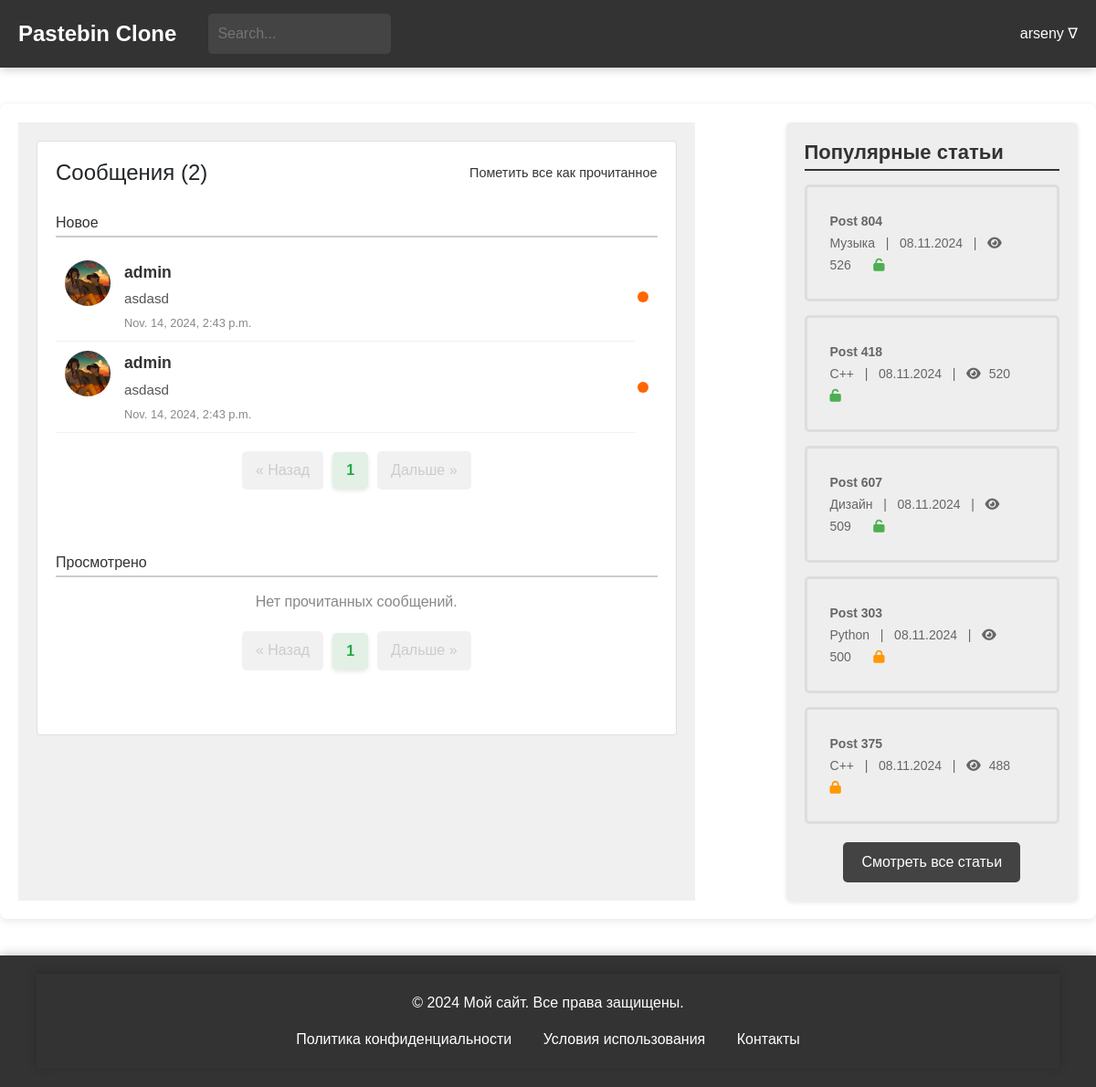
/general/messages/ (signed in), run on the app's committed database.
### users/models.py (models this page shows)
class CustomUser(AbstractUser):
    bio = models.TextField(blank=True, null=True)
    favorites = models.ManyToManyField('blog.Paste', related_name='favorited_by', blank=True)
    address = models.CharField(max_length=100, blank=True, null=True)
    avatar = models.ImageField(upload_to='avatars/', blank=True, null=True)
    groups = models.ManyToManyField(
        'auth.Group',
        related_name='customuser_set',
        blank=True
    )
    user_permissions = models.ManyToManyField(
        'auth.Permission',
        related_name='customuser_set',
        blank=True
    )
    def __str__(self):
        return self.username
    class Meta:
        verbose_name = "Пользователь"
        verbose_name_plural = "Пользователи"

### general/models.py (models this page shows, shortened)
class Messages(models.Model):
    user = models.ForeignKey(CustomUser, on_delete=models.CASCADE, related_name='message_receiver', default=None)
    sender = models.ForeignKey(CustomUser, on_delete=models.CASCADE, related_name='message_sender', default=None)
    post = models.ForeignKey(Paste, on_delete=models.CASCADE)
    text = models.TextField()
    send_time = models.DateTimeField(auto_now_add=True)
    is_checked = models.BooleanField(default=False)
    class Meta:
        verbose_name = 'Сообщение'
        verbose_name_plural = 'Сообщения'

### blog/models.py (models this page shows, shortened)
class Paste(models.Model):
    ACCESS_STATUS_CHOICES = [
        (0, 'Private'),
        (1, 'Public'),
        (2, 'Draft'),
    ]
    TIME_LIVE_CHOICES = [
        (None, 'Никогда'),
        (timedelta(minutes=2), 'Через 2 минуты'),
        (timedelta(hours=1), 'Через 1 час'),
        (timedelta(days=1), 'Через 1 день'),
        (timedelta(weeks=1), 'Через 1 неделю'),
    ]
    title = models.CharField(max_length=200)
    content = models.TextField()
    author = models.ForeignKey(User, on_delete=models.CASCADE)
    created_at = models.DateTimeField(auto_now_add=True)
    updated_at = models.DateTimeField(auto_now=True)
    slug = models.UUIDField(default=uuid.uuid4, editable=False, unique=True)
    tags = models.ManyToManyField(Tag, related_name='posts')
    category = models.ForeignKey(Category, on_delete=models.SET_NULL, null=True)
    access_status = models.IntegerField(choices=ACCESS_STATUS_CHOICES, default=1)
    time_live = models.DurationField(null=True, blank=True)
    password = models.CharField(max_length=100, null=True, blank=True)
    is_delete_after_read = models.BooleanField(default=False)
    views_count = models.PositiveIntegerField(default=0)
    favourite_count = models.PositiveIntegerField(default=0)
    def get_formatted_created_at(self):
        return self.created_at.strftime('%d.%m.%Y')
    class Meta:
        verbose_name = 'Паста'
        verbose_name_plural = 'Паста'

class Category(models.Model):
    name = models.CharField(max_length=30, unique=True)
    parent = models.ForeignKey(
        'self',
        on_delete=models.CASCADE,
        null=True, blank=True,
        related_name='subcategories'
    )
    def __str__(self):
        return self.name
    class Meta:
        verbose_name = 'Категория'
        verbose_name_plural = 'Категории'

### general/views.py (the view)
# urls.py: path('messages/', views.messages, name='messages'),
def messages(request):
    mess = Messages.objects.all().filter(user=request.user)
    unread_messages = mess.filter(is_checked=False)[::-1]
    read_messages = mess.filter(is_checked=True)[::-1]
    unread_paginator = Paginator(unread_messages, 4)
    unread_page_number = request.GET.get('unread_page')
    unread_page_obj = unread_paginator.get_page(unread_page_number)
    read_paginator = Paginator(read_messages, 4)
    read_page_number = request.GET.get('read_page')
    read_page_obj = read_paginator.get_page(read_page_number)
    popular_posts = Paste.objects.order_by('-views_count')[:5]
    return render(request, 'messages.html', {
        'popular_posts': popular_posts,
        'unread_messages': unread_page_obj,
        'read_messages': read_page_obj,
    })

### general/context_processors.py (called while the page is built)
def unread_counts(request):
    if request.user.is_authenticated:
        unread_messages_count = Messages.objects.filter(user=request.user, is_checked=False).count()
        unread_notifications_count = Notifications.objects.filter(user=request.user, is_checked=False).count()
    else:
        unread_messages_count = 0
        unread_notifications_count = 0
    return {
        'unread_messages_count': unread_messages_count,
        'unread_notifications_count': unread_notifications_count,
    }

### general/templates/messages.html (shortened to what this page needs)
{% extends 'blog/temps/base.html' %}
{% load static %}
{% block head %}
<link href="https://stackpath.bootstrapcdn.com/bootstrap/4.5.2/css/bootstrap.min.css" rel="stylesheet">
<link rel="stylesheet" href="https://cdnjs.cloudflare.com/ajax/libs/font-awesome/5.15.1/css/all.min.css">
<link rel="stylesheet" type="text/css" href="{% static 'css/user_profile.css' %}">
<link rel="stylesheet" type="text/css" href="{% static 'css/messages.css' %}">
{% endblock %}
{% block content %}
<main>
    <div class="main-container">
        <div class="left-block">
            <div class="card messages-block">
                <div class="card-body">
                    <div class="card-title-container">
                        <h4 class="card-title">Сообщения ({{ unread_messages.paginator.count }})</h4>
                        <a href="{% url 'general:mark-all-messages-read' %}" class="mark-all-read">Пометить все как
                            прочитанное</a>
                    </div>
                    <div class="messages-section">
                        <h4 class="section-title">Новое</h4>
                        <ul class="messages-list">
                            {% for message in unread_messages %}
                            <li class="message-item">
                                <a href="{% url 'general:mark-message-read' message.id %}" class="message-link">
                                    <div class="message-avatar">
                                        <img src="{% if message.sender.avatar %}{{ message.sender.avatar.url }}{% else %}https://th.bing.com/th/id/OIP.0TsJGYhWWOy_hBFOH0hX-gHaHa?rs=1&pid=ImgDetMain{% endif %}"
                                             alt="Avatar" class="avatar-img">
                                    </div>
                                    <div class="message-content">
                                        <span class="message-sender">{{ message.sender }}</span>
                                        <p class="message-text">{{ message.text }}</p>
                                        <span class="message-time">{{ message.send_time }}</span>
                                    </div>
                                    <span class="notification-badge"></span>
                                </a>
                            </li>
                            {% empty %}
                            <p class="no-messages">Нет новых сообщений.</p>
                            {% endfor %}
                        </ul>
                        {% include 'temps/messages_paginator_unread.html' %}
                    </div>
                    <div class="messages-section">
                        <h4 class="section-title">Просмотрено</h4>
                        <ul class="messages-list">
                            {% for message in read_messages %}
                            <li class="message-item">
                                <a href="{% url 'blog:post-detail' message.post.slug %}" class="message-link">
                                    <div class="message-avatar">
                                        <img src="{% if message.sender.avatar %}{{ message.sender.avatar.url }}{% else %}https://th.bing.com/th/id/OIP.0TsJGYhWWOy_hBFOH0hX-gHaHa?rs=1&pid=ImgDetMain{% endif %}"
                                             alt="Avatar" class="avatar-img">
                                    </div>
                                    <div class="message-content">
                                        <span class="message-sender">{{ message.sender }}</span>
                                        <p class="message-text">{{ message.text }}</p>
                                        <span class="message-time">{{ message.send_time }}</span>
                                    </div>
                                </a>
                            </li>
                            {% empty %}
                            <p class="no-messages">Нет прочитанных сообщений.</p>
                            {% endfor %}
                        </ul>
                        {% include 'temps/messages_paginator_read.html' %}
                    </div>
                </div>
            </div>
        </div>
        {% include 'blog/temps/popular_posts.html' %}
    </div>
</main>
{% endblock %}

### blog/templates/blog/temps/header.html (shortened to what this page needs)
{% load static %}
<head>
    <link rel="stylesheet" type="text/css" href="{% static 'css/header.css' %}">
</head>
<header>
    <div class="header-container">
        <a href="{% url 'blog:index' %}" style='all: unset;'>
            <div class="header-logo">Pastebin Clone</div>
        </a>
        <div class="header-search">
            <form method="get" action="{% url 'blog:posts-list' %}">
                <input type="search" name="search" placeholder="Search..." value="{{ search_query }}">
            </form>
        </div>
        {% if request.user.is_authenticated %}
        <div class="header-auth">
            <span class="dropdown-toggle" style="margin-left: 10px; position: relative;">
                {{ request.user.username }} &#8711;
            </span>
        </div>
        {% else %}
        <div class="header-auth">
            <a href="{% url 'users:login' %}" class="auth-link">Log In /</a>
            <a href="{% url 'users:register' %}" class="auth-link">Sign In</a>
        </div>
        {% endif %}
    </div>
</header>

### blog/templates/blog/temps/popular_posts.html
{% load static %}
<head>
    <link rel="stylesheet" type="text/css" href="{% static 'css/popular_posts.css' %}">
    <link rel="stylesheet" href="https://cdnjs.cloudflare.com/ajax/libs/font-awesome/6.0.0-beta3/css/all.min.css">
</head>
<div class="right-block">
    <h2>Популярные статьи</h2>
    <ul>
        {% for popular_post in popular_posts %}
        <li>
            <a href="{% url 'blog:post-detail' popular_post.slug %}">
                <span class="article-title">{{popular_post.title}}</span>
                <br>
                <span class="article-meta">{{ popular_post.category }} &nbsp; | &nbsp; {{ popular_post.get_formatted_created_at }} &nbsp; |  &nbsp;
                                    <i class="fa fa-eye"></i> <span
                            class="view-count">{{popular_post.views_count}}</span></span>
                {% if popular_post.password %}
                <span><i class="fa fa-lock" aria-hidden="true" style="color: #FF9800;"></i></span>
                {% else %}
                <span><i class="fa fa-unlock" aria-hidden="true" style="color: #4CAF50;"></i></span>
                {% endif %}
            </a>
        </li>
        {% endfor %}
    </ul>
     <div class="all-posts-link">
        <a href="{% url 'blog:posts-list' %}">Смотреть все статьи</a>
    </div>
</div>

### users/static/css/user_profile.css (style rules this page uses)
body { margin: 0; padding: 0; font-family: Arial, sans-serif; }
.main-container { display: flex; justify-content: space-between; max-width: 1400px; margin: 40px auto; padding: 20px; box-shadow: 0 2px 10px rgba(0, 0, 0, 0.1); border-radius: 8px; background-color: #ffffff; }
.left-block { width: 70%; background-color: #f0f0f0; padding: 20px; margin-right: 50px; overflow-y: auto; flex-grow: 1; }
.right-block { width: 30%; background-color: #eeeeee; padding: 20px; height: auto; border-radius: 5px; margin-left: 50px; }
.right-block h2 { font-size: 22px; font-weight: bold; margin-bottom: 15px; color: #333; border-bottom: 2px solid #333333FF; padding-bottom: 5px; }
.right-block ul { list-style: none; padding: 0; margin: 0; }
.right-block li { margin-bottom: 15px; padding: 10px; border: 3px solid #ddd; border-radius: 5px; transition: background-color 0.3s; }
.right-block a { display: block; padding: 15px; color: #333; text-decoration: none; border-radius: 5px; transition: background-color 0.3s; }
.right-block span { font-size: 14px; color: #666; }
.right-block i { font-size: 14px; margin-right: 5px; }
.article-title { font-weight: bold; font-size: 34px; }
.view-count { margin-left: 0; }

### general/static/css/messages.css (style rules this page uses)
body { margin: 0; padding: 0; font-family: Arial, sans-serif; }
.main-container { display: flex; justify-content: space-between; max-width: 1400px; margin: 40px auto; padding: 20px; box-shadow: 0 2px 10px rgba(0, 0, 0, 0.1); border-radius: 8px; background-color: #ffffff; }
.left-block { width: 70%; background-color: #f0f0f0; padding: 20px; margin-right: 50px; overflow-y: auto; flex-grow: 1; }
.right-block { width: 30%; background-color: #eeeeee; padding: 20px; height: auto; border-radius: 5px; margin-left: 50px; }
.right-block h2 { font-size: 22px; font-weight: bold; margin-bottom: 15px; color: #333; border-bottom: 2px solid #333333FF; padding-bottom: 5px; }
.right-block ul { list-style: none; padding: 0; margin: 0; }
.right-block li { margin-bottom: 15px; padding: 10px; border: 3px solid #ddd; border-radius: 5px; transition: background-color 0.3s; }
.right-block a { display: block; padding: 15px; color: #333; text-decoration: none; border-radius: 5px; transition: background-color 0.3s; }
.right-block span { font-size: 14px; color: #666; }
.right-block i { font-size: 14px; margin-right: 5px; }
.article-title { font-weight: bold; font-size: 34px; }
.view-count { margin-left: 0; }
.messages-block { margin-bottom: 20px; }
.messages-list { list-style: none; padding: 0; margin: 0; }
.message-item { padding: 0; }
.message-link { display: flex; align-items: flex-start; padding: 10px; border-bottom: 1px solid #f1f1f1; text-decoration: none; color: inherit; transition: background-color 0.3s; }
.message-avatar { margin-right: 15px; }
.avatar-img { width: 50px; height: 50px; border-radius: 50%; object-fit: cover; }
.message-content { flex-grow: 1; }
.message-sender { font-weight: bold; font-size: 1.1em; color: #333; }
.message-text { margin: 5px 0; font-size: 0.95em; color: #555; }
.message-time { font-size: 0.8em; color: #888; display: block; margin-top: 5px; }
.no-messages { text-align: center; color: #888; font-size: 1em; margin-top: 15px; }
.message-item { position: relative; padding-right: 25px; }
.card-title-container { display: flex; justify-content: space-between; align-items: center; margin-bottom: 10px; }
.card-title { margin: 0; font-size: 1.5em; }
.mark-all-read { font-size: 0.9em; color: #333333; text-decoration: none; cursor: pointer; }
.messages-section { margin-bottom: 30px; padding-top: 20px; }
.section-title { font-size: 1em; color: #333; margin-bottom: 15px; border-bottom: 2px solid #ccc; padding-bottom: 5px; }
.notification-badge { position: absolute; top: 50%; right: 10px; width: 12px; height: 12px; background-color: #ff6600; border-radius: 50%; transform: translateY(-50%); }

### blog/static/css/footer.css (style rules this page uses)
html, body { height: 100%; margin: 0; }
body { display: flex; flex-direction: column; }
main { flex: 1; }

### data on the page
CustomUser: user.username "arseny"
Messages: sender.avatar (picture), sender "admin", text "asdasd", send_time "Nov. 14, 2024, 2:43 p.m."
Messages: sender.avatar (picture), sender "admin", text "asdasd", send_time "Nov. 14, 2024, 2:43 p.m."
Paste: title "Post 804", category "Музыка", get_formatted_created_at "08.11.2024", views_count "526"
Paste: title "Post 418", category "С++", get_formatted_created_at "08.11.2024", views_count "520"
Paste: title "Post 607", category "Дизайн", get_formatted_created_at "08.11.2024", views_count "509"
Paste: title "Post 303", category "Python", get_formatted_created_at "08.11.2024", views_count "500"
Paste: title "Post 375", category "С++", get_formatted_created_at "08.11.2024", views_count "488"

### other printed values
{{ unread_messages.paginator.count }} "2"
{{ num }} "1"
